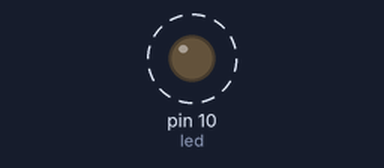
Bench run of a sketch on a simulated Arduino Uno, built with avr-gcc and run on an emulated ATmega328P. Parts: output pins drawn as LEDs (lit = HIGH). Dashed ring = blinking. What the sketch prints to the serial monitor is not drawn.

Above: at 0.5 s.
Timing chart, 0 to 4.6 s (numbered marks = the images above):
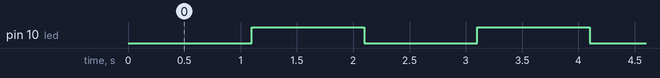

Measured:
- by itself, pin 10 (led): alternates HIGH for 1.0 s and LOW for 1.0 s

The sketch:

timerone.ino
```cpp
#include <TimerOne.h>

int led = 10;
int hilfe = 0;

void setup() {
  pinMode(led, OUTPUT);
  Timer1.initialize(100000);
  Timer1.attachInterrupt(blinken);
  Serial.begin(9600);
}

void blinken() {
  if(hilfe == 10)
    digitalWrite(led, HIGH);
  if(hilfe == 20){
    digitalWrite(led, LOW);
    hilfe = 0;
  }
  Serial.println("!");
  hilfe++;
}

void loop() {

}
```
